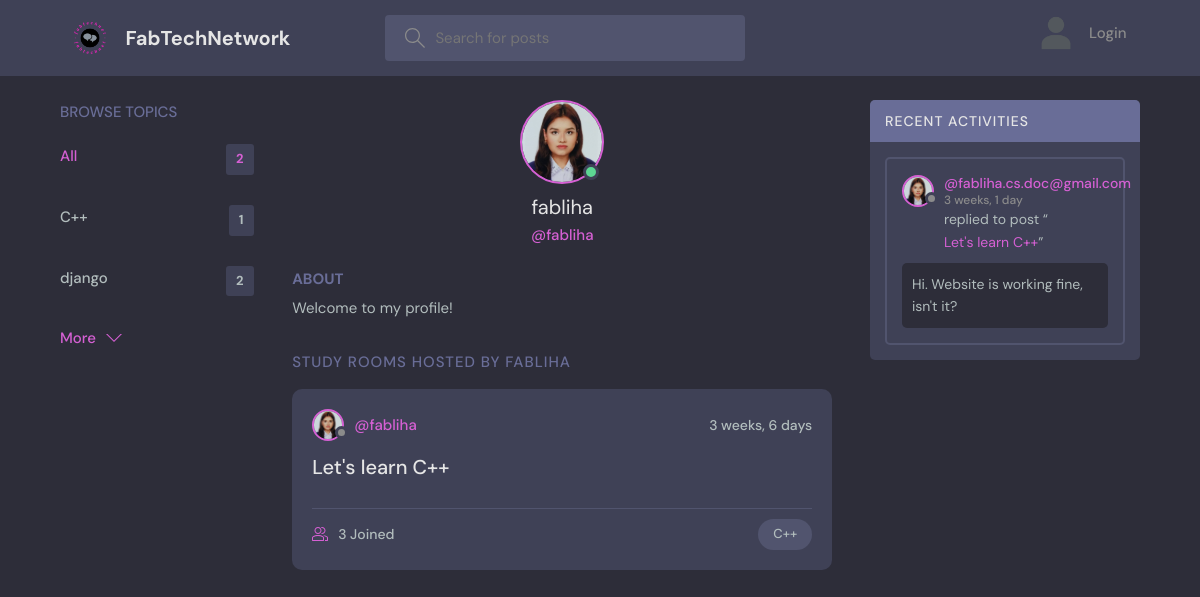
/profile/1/, run on an earlier commit of the app's database.
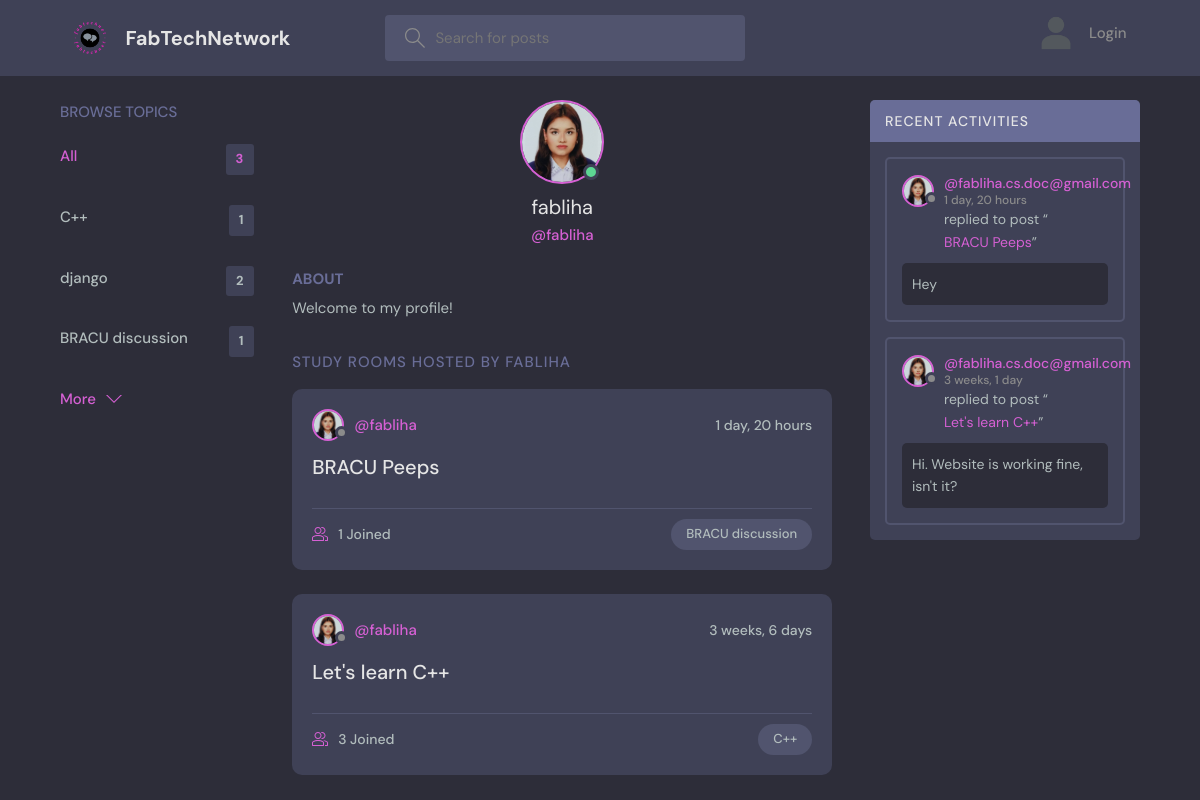
And on a later commit of the database.
### base/models.py (models this page shows, shortened)
class Topic(models.Model):
    name = models.CharField(max_length=200)

class User(AbstractUser):
    name =models.CharField(max_length=200, null=True)
    email =models.EmailField(unique=True, null=True)
    bio = models.TextField(null=True)
    avatar = models.ImageField(null=True, default="avatar.png")
    USERNAME_FIELD = 'email'
    REQUIRED_FIELDS=[]

class Room(models.Model):
    host = models.ForeignKey(User, on_delete=models.SET_NULL, null=True)
    topic = models.ForeignKey(Topic, on_delete=models.SET_NULL, null=True)
    name = models.CharField(max_length=200)
    description = models.TextField(null=True, blank=True)
    participants = models.ManyToManyField(User, related_name='participants',blank=True)
    updated = models.DateTimeField(auto_now=True)
    created = models.DateTimeField(auto_now_add=True)
    class Meta:
        ordering = ['-updated', '-created']
    def __str__(self):
        return self.name

class Message(models.Model):
    user = models.ForeignKey(User, on_delete = models.CASCADE)
    room = models.ForeignKey(Room, on_delete=models.CASCADE)
    body = models.TextField()
    updated = models.DateTimeField(auto_now=True)
    created = models.DateTimeField(auto_now_add=True)
    class Meta:
        ordering = ['-updated', '-created']

### base/views.py (the view)
# urls.py: path('profile/<str:pk>/', views.userProfile, name="user-profile"),
def userProfile(request, pk):
    user = User.objects.get(id=pk)
    rooms =user.room_set.all()
    room_messages = user.message_set.all()
    topics = Topic.objects.all()
    context={'user':user, 'rooms':rooms, 'room_messages':room_messages, 'topics':topics}
    return render(request, 'base/profile.html',context)

### base/templates/base/profile.html (shortened to what this page needs)
{% extends 'main.html' %}
{% block content %}
  <main class="profile-page layout layout--3">
    <div class="container">
      {% include 'base/topics_component.html' %}
      <div class="roomList">
        <div class="profile">
          <div class="profile__avatar">
            <div class="avatar avatar--large active">
              <img src="{{ user.avatar.url }}" />
            </div>
          </div>
          <div class="profile__info">
            <h3>{{user.username}}</h3>
            <p>@{{user.username}}</p>
          </div>
          <div class="profile__about">
            <h3>About</h3>
            <p>
              <p>{{ user.bio|default:"No bio available" }}</p>
            </p>
          </div>
        </div>
        <div class="roomList__header">
          <div>
            <h2>Study Rooms Hosted by {{user.username}}</a>
            </h2>
          </div>
        </div>
        {% include 'base/feed_component.html' %}
      </div>
      {% include 'base/activity_component.html' %}
    </div>
  </main>
{% endblock content %}

### templates/main.html (shortened to what this page needs)
<!DOCTYPE html>
{% load static %}
<html lang="en">
  <head>
    <link rel="stylesheet" href="{% static 'styles/style.css' %}" />
  </head>
  <body>
    {%include 'navbar.html' %}
    {% block content%}
    {% endblock %}
  </body>
</html>

### templates/navbar.html (shortened to what this page needs)
{% load static %}
<header class="header header--loggedIn">
    <div class="container">
      <a href="{% url 'home' %}" class="header__logo">
        <img src="{% static 'images/logo3.png' %}" />
        <h1>FabTechNetwork</h1>
      </a>
      <form class="header__search" method="GET" action="{% url 'home' %}">
        <label>
          <input name="q" placeholder="Search for posts" />
        </label>
      </form>
      <nav class="header__menu">
        {% if request.user.is_authenticated %}
        <div class="header__user">
          <a href="{% url 'user-profile' pk=request.user.id %}">
            <div class="avatar avatar--medium active">
              <img src="{{request.user.avatar.url}}" />
            </div>
            <p>{{request.user.username}}<span>@{{request.user.username}}</span></p>
          </a>
          <button class="dropdown-button">
            <svg version="1.1" xmlns="http://www.w3.org/2000/svg" width="32" height="32" viewBox="0 0 32 32">
              <title>chevron-down</title>
              <path d="M16 21l-13-13h-3l16 16 16-16h-3l-13 13z"></path>
            </svg>
          </button>
        </div>
        {% else %}
        <a href="{% url 'login' %}">
            <img src="{% static 'images/avatar.png' %}" />
            <p>Login</p>
        </a>
        {% endif %}
      </nav>
    </div>
  </header>

### base/templates/base/topics_component.html
<div class="topics">
    <div class="topics__header">
      <h2>Browse Topics</h2>
    </div>
    <ul class="topics__list">
      <li>
        <a href="{% url 'home' %}" class="active">All <span>{{topics.count}}</span></a>
      </li>
      {% for topic in topics %}
      <li>
        <a href="{% url 'home' %}?q={{topic.name}}">{{topic.name}} <span>{{topic.room_set.all.count}}</span></a>
      </li>
      {% endfor %}
    </ul>
    <a class="btn btn--link" href="{% url 'topics' %}">
      More
      <svg version="1.1" xmlns="http://www.w3.org/2000/svg" width="32" height="32" viewBox="0 0 32 32">
        <title>chevron-down</title>
        <path d="M16 21l-13-13h-3l16 16 16-16h-3l-13 13z"></path>
      </svg>
    </a>
  </div>

### base/templates/base/feed_component.html (shortened to what this page needs)
{% for room in rooms %}
<div class="roomListRoom">
    <div class="roomListRoom__header">
      <a href="{% url 'user-profile' room.host.id %}" class="roomListRoom__author">
        <div class="avatar avatar--small">
          <img src="{{room.host.avatar.url}}" />
        </div>
        <span>@{{room.host.username}}</span>
      </a>
      <div class="roomListRoom__actions">
        <span>{{room.created|timesince}}</span>
      </div>
    </div>
    <div class="roomListRoom__content">
      <a href="{% url 'room' room.id %}">{{room.name}}</a>
    </div>
    <div class="roomListRoom__meta">
      <a href="{% url 'room' room.id %}" class="roomListRoom__joined">
        {{room.participants.all.count}} Joined
      </a>
      <p class="roomListRoom__topic">{{room.topic.name}}</p>
    </div>
</div>
{% endfor %}

### base/templates/base/activity_component.html (shortened to what this page needs)
<div class="activities">
    <div class="activities__header">
      <h2>Recent Activities</h2>
    </div>
    {% for message in room_messages %}
    <div class="activities__box">
      <div class="activities__boxHeader roomListRoom__header">
        <a href="{% url 'user-profile' message.user.id %}" class="roomListRoom__author">
          <div class="avatar avatar--small">
            <img src="{{message.user.avatar.url}}" />
          </div>
          <p>
            @{{message.user}}
            <span>{{message.created|timesince}}</span>
          </p>
        </a>
      </div>
      <div class="activities__boxContent">
        <p>replied to post “<a href="{% url 'room' message.room.id %}">{{message.room}}</a>”</p>
        <div class="activities__boxRoomContent">
          {{message.body}}
        </div>
      </div>
    </div>
    {% endfor %}
  </div>

What changed in the data, as far as the page shows it:
added Topic: name "BRACU discussion", room_set.all.count "1"
added Room: host.avatar (picture), host.username "fabliha", created "1 day, 20 hours", name "BRACU Peeps", participants.all.count "1", topic.name "BRACU discussion"
added Message: user.avatar (picture), user "fabliha.cs.doc@gmail.com", created "1 day, 20 hours", room "BRACU Peeps", body "Hey"
Also different on the page:
{{ topics.count }}: "2" → "3"
